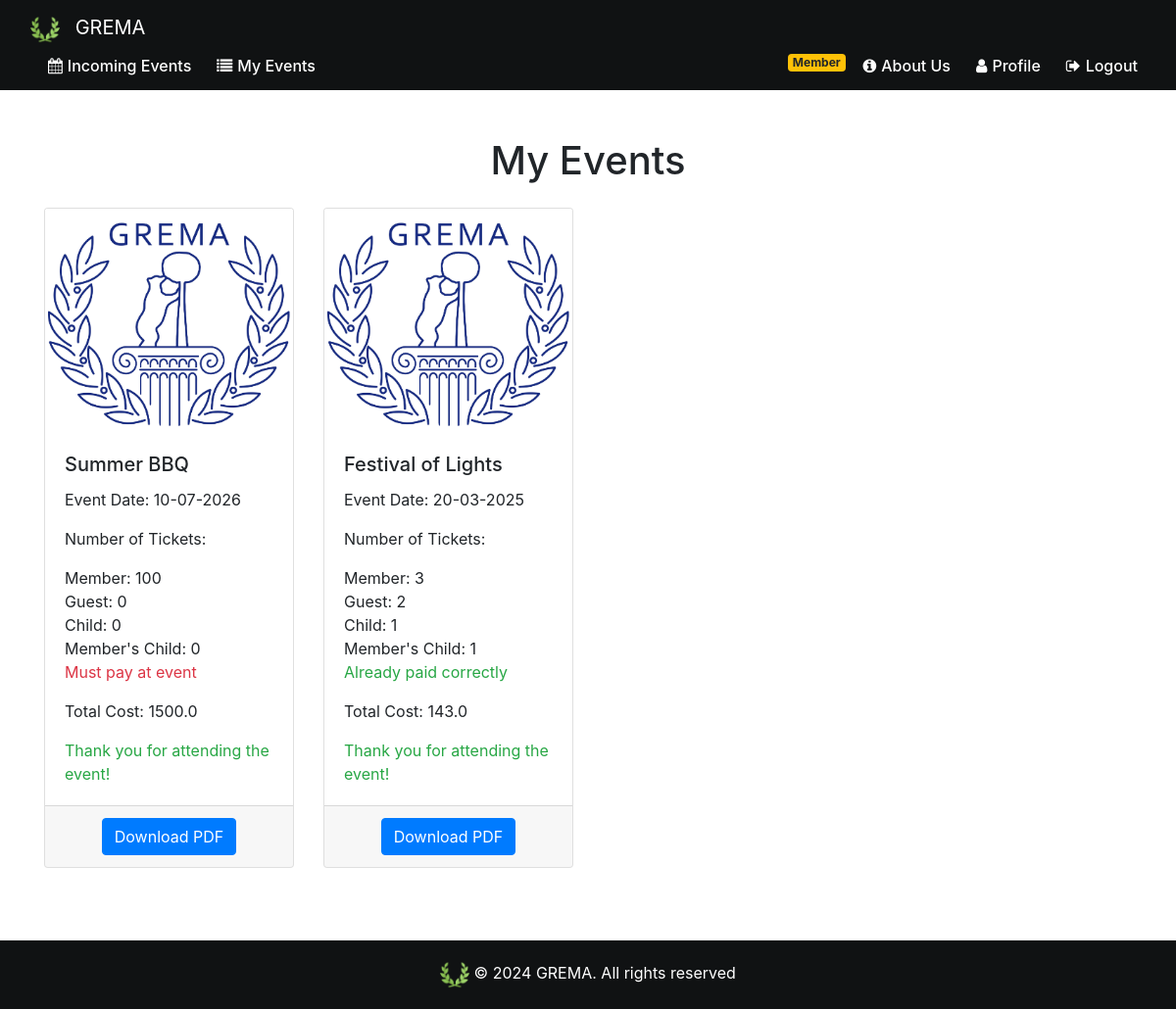
/my_events (signed in), run on the app's committed database.
### website/models.py (models this page shows)
class Event(db.Model):
    id = db.Column(db.Integer, primary_key=True)
    name= db.Column(db.String(80))
    date = db.Column(db.DateTime(timezone=True), default=func.current_date())
    max_guest_num = db.Column(db.Integer)
    member_price=db.Column(db.Float)
    member_child_price=db.Column(db.Float)
    guest_price=db.Column(db.Float)
    child_price=db.Column(db.Float)
    is_family_friendly=db.Column(db.Boolean)
    img_url=db.Column(db.String(300))
    description=db.Column(db.String(800))
    admin_id = db.Column(db.Integer, db.ForeignKey('admin.id'))

class Event_Attendance(db.Model):
    id = db.Column(db.Integer, primary_key=True)
    event_id = db.Column(db.Integer, db.ForeignKey('event.id'))
    user_id = db.Column(db.Integer, db.ForeignKey('user.id'))
    date = db.Column(db.DateTime(timezone=True), default=func.current_date())
    number_guest_tickets = db.Column(db.Integer)
    number_child_tickets = db.Column(db.Integer)
    number_member_tickets = db.Column(db.Integer)
    number_memberchild_tickets = db.Column(db.Integer)
    guests_names = db.Column(db.String(300))
    cash_payment_in_event=db.Column(db.Boolean)
    total_price= db.Column(db.Float)

### website/views.py (the view)
@views.route('/my_events', methods=['GET', 'POST'])
@login_required
def my_events():
    user_attendances = Event_Attendance.query.filter_by(user_id=current_user.id).all()
    events = [Event.query.get(attendance.event_id) for attendance in user_attendances]
    now = datetime.now()
    return render_template('my_events.html', user_attendances=user_attendances, events=events, user=current_user,now=now)

### website/views.py (called while the page is built)
@views.context_processor
def inject_membership():
    if current_user.is_authenticated:
        is_member = Fee.query.filter_by(user_fee=current_user.id, payed=True).first() is not None
    else:
        is_member = False
    return dict(is_member=is_member)

### website/templates/my_events.html (shortened to what this page needs)
{% extends "base.html" %}
{% block content %}
<br><br>
<div class="container">
    <h1 class="text-center mb-4">My Events</h1>
    {% if user_attendances|length == 0 %}
    <p class="text-center text-muted mb-4">You haven't signed up for any events yet.</p>
    {% else %}
    <div class="row row-cols-1 row-cols-md-4">
        {% for i in range(user_attendances|length) %}
        <div class="col mb-4">
            <div class="card h-100 div-hover">
                {% if events[i].img_url %}
                <img src="{{ events[i].img_url }}" class="card-img-top" alt="{{ events[i].name }}">
                {% else %}
                <img src="{{ url_for('static', filename='images/gremaLogo.png') }}" class="card-img-top"
                    alt="{{ events[i].name }}">
                {% endif %}
                <div class="card-body">
                    <h5 class="card-title">{{ events[i].name }}</h5>
                    <p class="card-text">Event Date: {{ events[i].date.strftime('%d-%m-%Y') }}</p>
                    <p class="card-text">Number of Tickets:</p>
                    <ul class="list-unstyled">
                        <li>Member: {{ user_attendances[i].number_member_tickets }}</li>
                        <li>Guest: {{ user_attendances[i].number_guest_tickets }}</li>
                        <li>Child: {{ user_attendances[i].number_child_tickets }}</li>
                        <li>Member's Child: {{ user_attendances[i].number_memberchild_tickets }}</li>
                        {%if user_attendances[i].cash_payment_in_event %}
                        <li><span class="text-danger">Must pay at event</span></li>
                        {%else%}
                        <li><span class="text-success">Already paid correctly</span></li>
                        {% endif%}
                    </ul>
                    <p class="card-text">Total Cost: {{ user_attendances[i].total_price }}</p>
                    {% if events[i].date < now %} <p class="card-text text-success mb-0">Thank you for attending the
                        event!</p>
                        {% else %}
                        <p class="card-text text-primary mb-0">See you there!</p>
                        {% endif %}
                </div>
                <div class="card-footer text-center">
                    <form action="{{ url_for('views.download_event_pdf', event_id=events[i].id) }}" method="post">
                        <button type="submit" class="btn btn-primary">Download PDF</button>
                    </form>
                </div>
            </div>
        </div>
        {% endfor %}
    </div>
    {% endif %}
</div>
{% endblock %}

### website/templates/base.html (shortened to what this page needs)
<!DOCTYPE html>
<html lang="en">
<head>
  <link rel="stylesheet" href="/static/base.css">
  <link rel="stylesheet" href="https://stackpath.bootstrapcdn.com/bootstrap/4.4.1/css/bootstrap.min.css"
 />
  <link rel="stylesheet" href="https://stackpath.bootstrapcdn.com/font-awesome/4.7.0/css/font-awesome.min.css"
 />
</head>
<body>
  <nav class="navbar navbar-expand-md navbar-dark navbar-custom">
    <div class="container-wide">
      <a class="navbar-brand" href="/"><img src="{{ url_for('static', filename='images/greek_laurel.png') }}"
          alt="GREMA"> GREMA</a>
      <div class="collapse navbar-collapse" id="navbar">
        <ul class="navbar-nav">
          {% if user.is_authenticated %}
          {% if user.is_admin %}
          <li class="nav-item">
            <a class="nav-link" href="/"><i class="fa fa-calendar" aria-hidden="true"></i> Manage Events</a>
          </li>
          <li class="nav-item">
            <a class="nav-link" href="/manage_memberships"><i class="fa fa-users" aria-hidden="true"></i> Manage
              Memberships</a>
          </li>
          <li class="nav-item">
            <a class="nav-link" href="/manage_event_attendances"><i class="fa fa-check-square" aria-hidden="true"></i>
              Manage Attendances</a>
          </li>
          <li class="nav-item">
            <a class="nav-link" href="/qr_reader"><i class="fa fa-qrcode" aria-hidden="true"></i> QR Reader</a>
          </li>
          {% else %}
          <li class="nav-item">
            <a class="nav-link" href="/"><i class="fa fa-calendar" aria-hidden="true"></i> Incoming Events</a>
          </li>
          {% endif %}
          <li class="nav-item">
            <a class="nav-link" href="/my_events"><i class="fa fa-list" aria-hidden="true"></i> My Events</a>
          </li>
          {% endif %}
        </ul>
        {% if user.is_authenticated %}
        <ul class="navbar-nav ml-auto">
          {% if not is_member %}
          <li class="nav-item">
            <a class="btn btn-warning nav-link rounded-pill font-weight-bold" id="becomeMember" href="/become_member"><i
                class="fa fa-star" aria-hidden="true"></i> Become Member!</a>
          </li>
          {% else %}
          <li class="nav-item">
            <span class="badge badge-warning">Member</span>
          </li>
          {% endif %}
          <li class="nav-item">
            <a class="nav-link" href="/about_us"><i class="fa fa-info-circle" aria-hidden="true"></i> About Us</a>
          </li>
          <li class="nav-item">
            <a class="nav-link" href="/profile"><i class="fa fa-user" aria-hidden="true"></i> Profile</a>
          </li>
          <li class="nav-item">
            <a class="nav-link" href="/logout"><i class="fa fa-sign-out" aria-hidden="true"></i> Logout</a>
          </li>
        </ul>
        {% endif %}
      </div>
    </div>
  </nav>
  <div class="w-100">{% block content %}{% endblock %}</div>
  <br><br><br><br><br>
  <footer class="footer mt-auto py-3">
    <div class="container text-center">
      <img src="/static/images/greek_laurel.png" alt="Laurel" style="max-height: 30px;" />
      <span>&copy; 2024 GREMA. All rights reserved
    </div>
  </footer>
</body>
</html>

### website/static/base.css (style rules this page uses)
html { position: relative; min-height: 100%; }
body { margin-bottom: 100px; margin: 0; padding: 0; }
.footer { position: absolute; bottom: 0; width: 100%; height: 70px; background-color: #141618; display: flex; align-items: center; justify-content: space-between; padding: 0 30px; box-sizing: border-box; }
.footer img { max-height: 35px; max-width: 100%; vertical-align: middle; align-items: center; }
.navbar-custom { background-color: #101213; padding: 10px 0; }
.navbar-brand { display: flex; align-items: center; }
.navbar-brand img { max-height: 30px; margin-right: 10px; }
.navbar-nav .nav-item { margin-left: 10px; }
.navbar-nav .nav-link { color: #ffffff !important; font-weight: 500; display: flex; align-items: center; padding: 5px 10px; }
.navbar-nav .nav-link .fa { margin-right: 5px; }
.navbar-collapse { justify-content: space-between; }
.navbar-nav.ml-auto { margin-left: auto !important; }
.container-wide { max-width: 1340px; width: 100%; padding-left: 15px; padding-right: 15px; margin-left: auto; margin-right: auto; }
.badge { margin-left: 5px; padding: 5px 10px; font-size: 90%; }
.footer { background-color: #101213; color: white; padding: 20px 0; }
.footer img { max-height: 30px; }

### data on the page
Event: name "Summer BBQ", date "10-07-2026"
Event_Attendance: number_member_tickets "100", number_guest_tickets "0", number_child_tickets "0", number_memberchild_tickets "0", total_price "1500.0"
Event: name "Festival of Lights", date "20-03-2025"
Event_Attendance: number_member_tickets "3", number_guest_tickets "2", number_child_tickets "1", number_memberchild_tickets "1", total_price "143.0"
